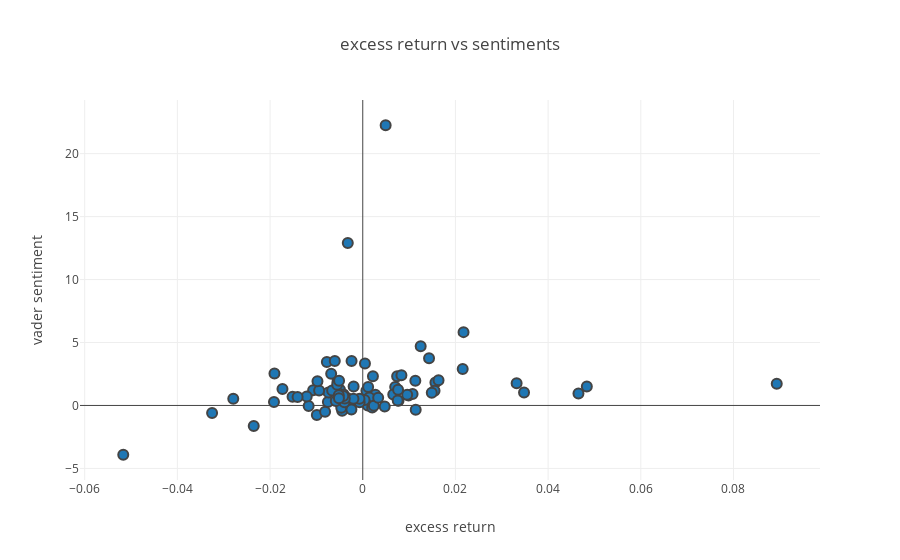

The code cell stored with this chart in its notebook:
### Code cell
print('NFLX')
print(alpha_sent_stat_analysis(NFLX_table))
plot_alpha_corr_vader(NFLX_table)
